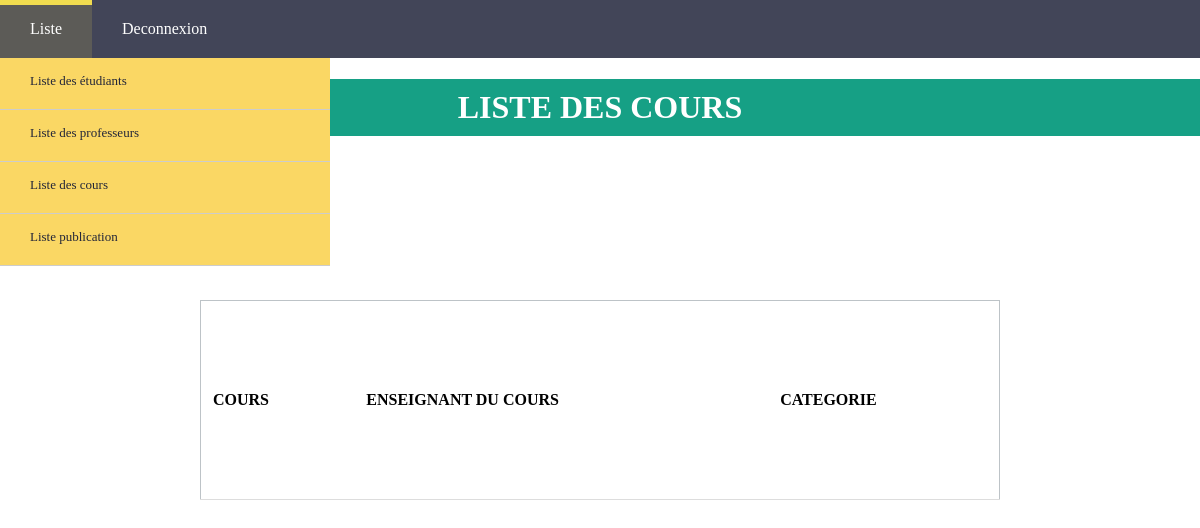
Page /views/public/listeCours.php on the earlier database version.
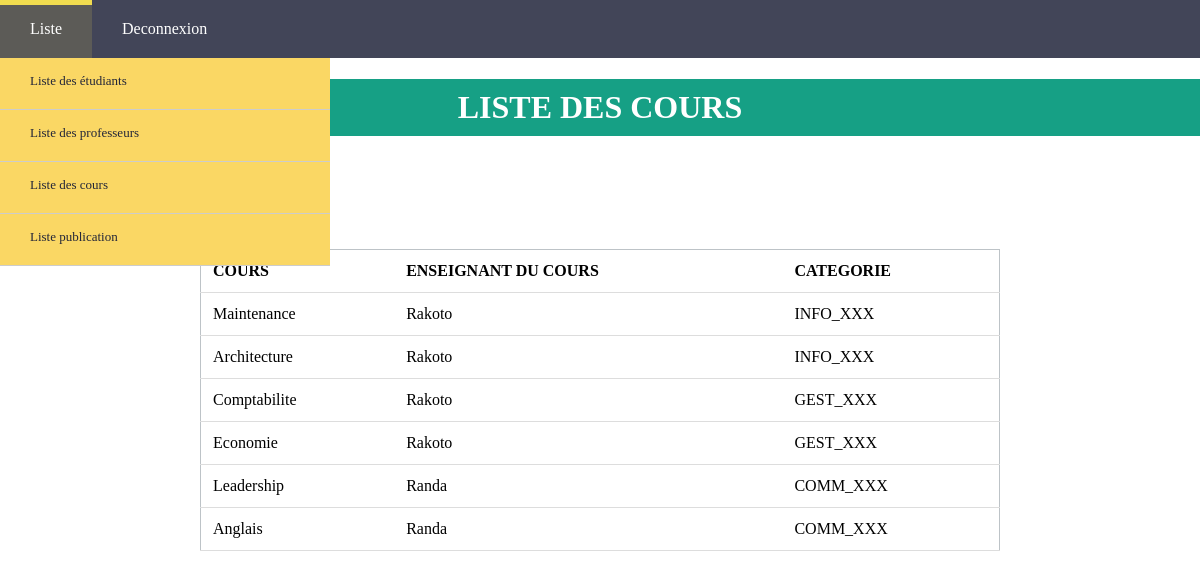
Same page on the later database version.
### tables this page shows
CREATE TABLE `cours` (
  `id_cours` int(11) NOT NULL,
  `nom_cours` varchar(50) NOT NULL,
  `id_cat` int(11) NOT NULL,
  `id_professeur` int(11) NOT NULL
);

CREATE TABLE `professeur` (
  `id_professeur` int(11) NOT NULL,
  `nom_professeur` varchar(100) NOT NULL,
  `prenom_professeur` varchar(100) DEFAULT NULL,
  `email_professeur` varchar(100) NOT NULL,
  `mdp_professeur` varchar(500) NOT NULL,
  `tel_professeur` double NOT NULL,
  `image_professeur` varchar(500) NOT NULL,
  `admin` tinyint(1) DEFAULT '0'
);

CREATE TABLE `categorie` (
  `id_cat` int(11) NOT NULL,
  `designation_cat` varchar(100) NOT NULL
);

### models/cours.php (called while the page is built, shortened)
<?php
    class Cours extends Database
    {
        public function getCours()
        {
            $bdd = $this -> dbConnect();
            $sql = $bdd->prepare('SELECT cours.id_cours, cours.nom_cours, categorie.designation_cat, professeur.nom_professeur, professeur.prenom_professeur FROM cours JOIN categorie ON cours.id_cat=categorie.id_cat JOIN professeur ON cours.id_professeur=professeur.id_professeur');
            $sql -> execute();
            $tab = $sql -> fetchall();
            return $tab;
        }
    }
?>

### controllers/manageCours.php (the view, shortened to what this page needs)
<?php
    class ManageCours
    {
        public function listerCours()
        {
            require_once("models/cours.php");
            $cours = new Cours;
            $listeCours = $cours -> getCours();
            if (!empty($_GET["pgAdmin"])) {
                if ($_GET["pgAdmin"] == "pgCours")
                {
                    foreach ($listeCours as $value)
                    {
                        echo "<tr>";
                            echo "<td>".$value['nom_cours']."</td>";
                            echo "<td>".$value['nom_professeur'].' '.$value['prenom_professeur']."</td>";
                            echo "<td>".$value['designation_cat']."</td>";
                            echo '<td>
                            <div><a href="admin.php?pgAdmin=pgCours&pg=listeCours&modif='.$value['id_cours'].'">MODIFIER</a></div><br>
                            <div><a href="admin.php?pgAdmin=pgCours&pg=listeCours&act='.$value['id_cours'].'">EFFACER</a></div>
                          </td>';
                        echo"</tr>";
                    }
                }
            }
            else
            {
                foreach ($listeCours as $value)
                    {
                    echo "<tr>";
                        echo "<td>".$value['nom_cours']."</td>";
                        echo "<td>".$value['nom_professeur']."</td>";
                        echo "<td>".$value['designation_cat']."</td>";
                    echo"</tr>";
                    }
            }
        }
    }
?>

### views/public/listeCours.php (shortened to what this page needs)
<!DOCTYPE html>
<html>
<head>
    <link rel="stylesheet" href="assets/css/list.css">
</head>
<body>
        <?php require("views/admin/menuAdmin.php"); ?>
    <h1>LISTE DES COURS</h1>
    <table>
        <tr>
            <th>COURS</th>
            <th>ENSEIGNANT DU COURS</th>
            <th>CATEGORIE</th>
        </tr>
        <?php
            require("controllers/manageCours.php");
            $cours = new ManageCours;
            $liste = $cours -> listerCours();
        ?>
    </table>
</body>
</html>

### views/admin/menuAdmin.php (shortened to what this page needs)
<!DOCTYPE html>
<html>
<head>
    <link rel="stylesheet" href="assets/css/navbar3.css">
</head>
<body>
    <?php if ($_SESSION["admin"]): ?>
            <nav>
                <ul>
                <?php if ($_SESSION['status'] == 'professeur'): ?>
                    <li id="logo"><?php echo '<img src="assets/images/professeur/'. $_SESSION['image'].'"  height=58 width=58  >';?></li>
                <?php elseif($_SESSION['status'] == 'etudiant'): ?>
                    <li id="logo"><?php echo '<img src="assets/images/etudiant/'. $_SESSION['image'].'"  height=58 width=58  >';?></li>
                <?php endif; ?>
                <?php if ($_SESSION['status'] == 'etudiant'): ?>
                    <li class="menuAc"><a href="views/public/etudiant.php">Accueil</a></li>
                <?php elseif ($_SESSION['status'] == 'professeur'): ?>
                    <li class="menuAc"><a href="views/public/professeur.php">Accueil</a></li>
                <?php endif; ?>
                    <li class="menuIns">
                        <span> Insertion</span>
                        <ul class="submenu">
                            <li><a  href="admin.php?pgAdmin=pgEt">Insertion Etudiant</a></li>
                            <li><a href="admin.php?pgAdmin=pgProf">Insertion professeur</a></li>
                            <li><a href="admin.php?pgAdmin=pgProf&pg=insertCours"> Insertion cours</a></li>
                        </ul>
                    </li>
                    <li class="menuLi">
                        <span>Liste</span>
                        <ul class="submenu">
                            <li><a href="admin.php?pgAdmin=pgEt&pg=listeEt"> Liste des étudiants </a></li>
                            <li><a href="admin.php?pgAdmin=pgProf&pg=listeProf"> Liste des professeurs </a></li>
                            <li><a href="admin.php?pgAdmin=pgCours&pg=listeCours">Liste des cours</a></li>
                        </ul>
                    </li>
                    <?php if ($_SESSION['status'] == 'professeur'): ?>
                        <li class="menuPub">
                            <span>Publication</span>
                            <ul class="submenu">
                                <li><a href="admin.php?pgPublic=messProf&pg=insMprof&id=<?php echo $_SESSION['id']; ?>">Publier message</a></li>
                                <li><a href="admin.php?pgPublic=messProf&pg=showMprof&pg1=choixCours">Publications</a></li>
                            </ul>
                        </li>
                    <?php elseif ($_SESSION['status'] == 'etudiant'): ?>
                        <li class="menuPub">
                            <span>Publication</span>
                            <ul class="submenu">
                                <li><a href="admin.php?pgPublic=messProf&pg=showMprof&pg1=choixCours">Publications professeurs</a></li>
                            </ul>
                        </li>
                    <?php endif; ?>
                    <li class="menuDec"><a href="controllers/logout.php">Deconnexion</a></li>
                </ul>
            </nav>
    <?php else:?>
            <nav>
                <ul>
                    <li class="menuLi">
                        <span>Liste</span>
                    </li>
                    <li class="menuDec"><a href="controllers/logout.php">Deconnexion</a></li>
                </ul>
            </nav>
    <?php endif;?>
</body>
</html>

### assets/css/list.css (style rules this page uses)
body { padding: 0; margin: 0; font-family: Verdana, Geneva, Tahoma, sans-serif; }
table { position: absolute; left: 50%; top: 50%; transform: translate(-50%,-50%); border-collapse: collapse; width: 800px; height: 200px; border: 1px solid #bdc3c7; box-shadow:2px 2px 12px rgba(0,0,0,0,2), -1px -1px 8px rgba(0,0,0,0,2); }
tr { transition: all .2s ease-in; cursor: pointer; }
th,td { padding: 12px; text-align: left; border-bottom: 1px solid #ddd ; }
h1 { font-weight: 600; text-align: center; background-color: #16a085; color:#fff; padding: 10px 0px; }

### assets/css/navbar3.css (style rules this page uses)
body { font-family: 'Source code pro', Calibri, serif; margin: 0px; padding: 0px; }
nav { width: 100%; background-color: #424558; }
nav > ul { margin: 0px; padding: 0px; }
nav > ul::after { content: ""; display: block; clear: both; }
nav > ul > li { float: left; position: relative; }
nav >ul > li > a { padding: 20px 30px; color: #fff; }
nav >ul > li > span { padding: 20px 30px; color: #fff; }
nav li { list-style-type: none; }
nav a { display: inline-block; text-decoration: none; }
nav span { display: inline-block; text-decoration: none; }

Differences in the rows shown:
added cours: nom_cours "Maintenance", id_professeur.nom_professeur "Rakoto", id_cat.designation_cat "INFO_XXX"
added cours: nom_cours "Architecture", id_professeur.nom_professeur "Rakoto", id_cat.designation_cat "INFO_XXX"
added cours: nom_cours "Comptabilite", id_professeur.nom_professeur "Rakoto", id_cat.designation_cat "GEST_XXX"
added cours: nom_cours "Economie", id_professeur.nom_professeur "Rakoto", id_cat.designation_cat "GEST_XXX"
added cours: nom_cours "Leadership", id_professeur.nom_professeur "Randa", id_cat.designation_cat "COMM_XXX"
added cours: nom_cours "Anglais", id_professeur.nom_professeur "Randa", id_cat.designation_cat "COMM_XXX"
